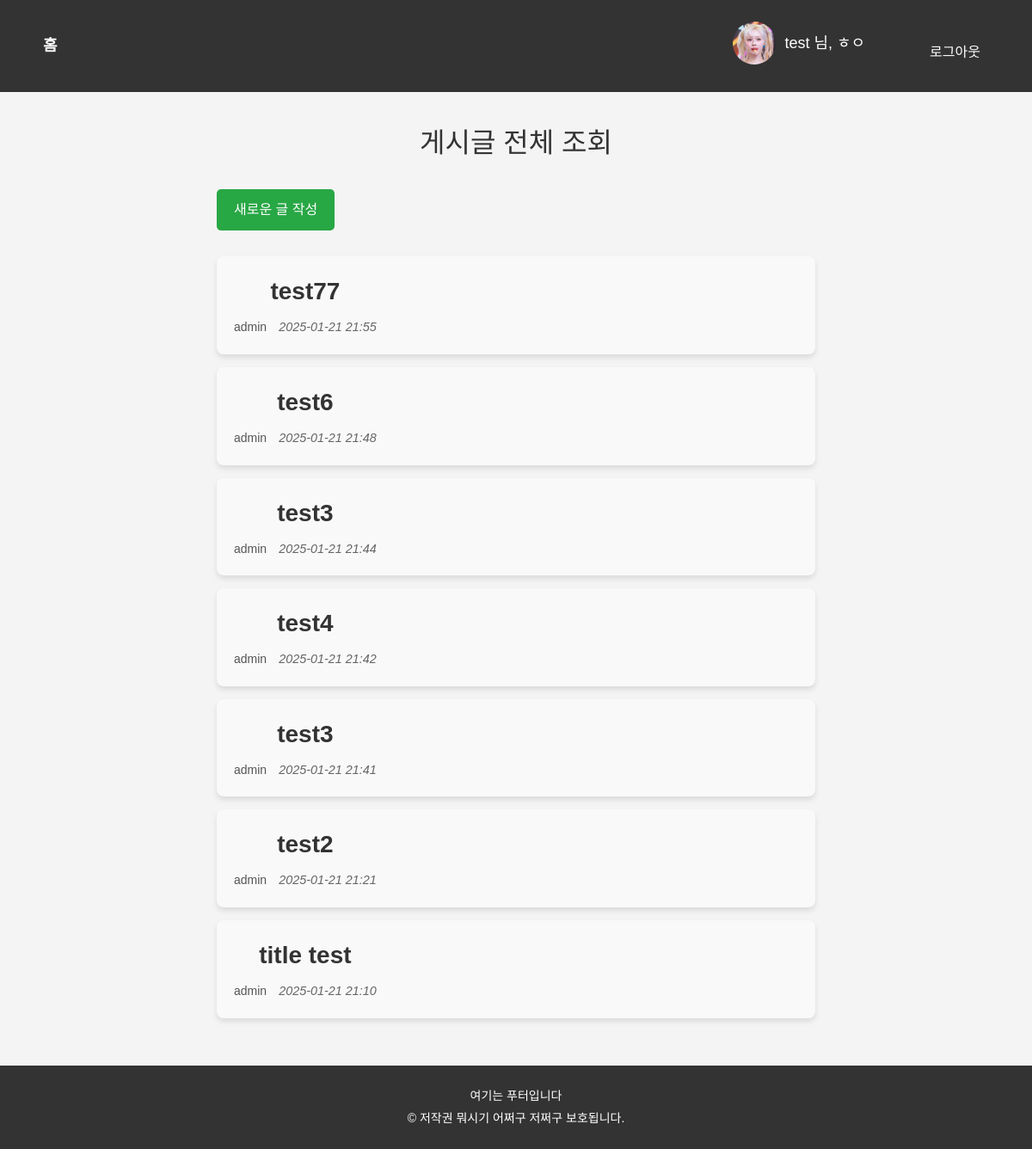
Screenshot of /posts/ (signed in) with the database file from the repository.
### users/models.py (models this page shows)
class User(AbstractUser):
    image = models.ImageField(upload_to="images/", blank=True, default="images/기본프로필.jpg")
    bio = models.TextField(max_length=150, blank=True, default="")

### posts/models.py (models this page shows, shortened)
class Post(models.Model):
    title = models.CharField(max_length=50)
    content = models.TextField()
    author = models.ForeignKey(settings.AUTH_USER_MODEL, on_delete=models.CASCADE, related_name="post_list")
    created_at = models.DateTimeField(auto_now_add=True)
    updated_at = models.DateTimeField(auto_now=True)
    like_users = models.ManyToManyField(settings.AUTH_USER_MODEL, related_name="like_posts")

### posts/views.py (the view)
# urls.py: path("", views.post_list, name="post_list"),
def post_list(request):
    posts = Post.objects.all().order_by("-pk")
    context = {
        "posts": posts
    }
    return render(request, "posts/post_list.html", context)

### posts/templates/posts/post_list.html
{% extends "base.html" %}
{% block content %}
    <div class="container">
        <h1 class="page-title">게시글 전체 조회</h1>
        {% if request.user.is_authenticated %}
            <a href="{% url "posts:post_create" %}" class="create-btn">
                <button>새로운 글 작성</button>
            </a>
        {% else %}
            <a href="{% url "users:login" %}" class="login-btn">
                로그인하고 글 작성하기
            </a>
        {% endif %}
        <div class="posts-list">
            {% for post in posts %}
                <a href="{% url 'posts:post_detail' post.pk %}" class="post-card">
                    <div class="post-card-body">
                        <div class="post-info">
                            <p class="post-title">{{ post.title }}</p>
                            <div class="post-meta">
                                <span class="post-author">{{ post.author.username }}</span>
                                <span class="post-date">{{ post.created_at|date:"Y-m-d H:i" }}</span>
                            </div>
                        </div>
                    </div>
                </a>
            {% endfor %}
        </div>
    </div>
{% endblock content %}

### templates/base.html (shortened to what this page needs)
{% load static %}
<!DOCTYPE html>
<html lang="en">
<head>
    <link href="https://cdn.jsdelivr.net/npm/bootstrap@5.3.3/dist/css/bootstrap.min.css" rel="stylesheet">
    <link rel="stylesheet" href="{% static "css/style.css" %}">
</head>
<body>
    <div class="navbar">
        <a href="{% url 'index' %}" class="home-btn">홈</a>
        <div class="navbar-right">
            {% if request.user.is_authenticated %}
                <a href="{% url 'users:profile' %}">
                    <span class="user-greeting">
                        <img src="{% if request.user.image %}{{ request.user.image.url }}{% else %}{% static 'images/기본프로필.jpg' %}{% endif %}" alt="프로필 사진" class="profile-img">
                        {{ request.user.username }} 님, ㅎㅇ
                    </span>
                </a>
                <form action="{% url 'users:logout' %}" method="POST" class="logout-form">
                    <button type="submit" class="logout-btn">로그아웃</button>
                </form>
            {% else %}
                <a href="{% url 'users:login' %}" class="login-btn">로그인</a>
                <a href="{% url 'users:signup' %}" class="signup-btn">회원가입</a>
            {% endif %}
        </div>
    </div>
    <div class="container">
        {% block content %}
        {% endblock content %}
    </div>
    <footer>
        <div class="footer-content">
            <p>여기는 푸터입니다</p>
            <p>&copy; 저작권 뭐시기 어쩌구 저쩌구 보호됩니다.</p>
        </div>
    </footer>
</body>
</html>

### static/css/style.css (style rules this page uses)
body { font-family: 'Arial', sans-serif; margin: 0; padding: 0; background-color: #f4f4f4; min-height: 100vh; display: flex; flex-direction: column; }
.navbar { background-color: #333; padding: 15px 30px; display: flex; justify-content: space-between; align-items: center; }
.navbar .home-btn { color: white; text-decoration: none; font-size: 18px; font-weight: bold; margin-right: 20px; padding: 10px 20px; border-radius: 25px; background-color: transparent; transition: background-color 0.3s ease, transform 0.3s ease; }
.navbar .navbar-right { display: flex; align-items: center; }
.navbar .navbar-right a, .navbar .navbar-right button { background-color: transparent; border: none; color: white; font-size: 16px; margin-left: 15px; cursor: pointer; padding: 10px 20px; border-radius: 25px; transition: background-color 0.3s ease, transform 0.3s ease; }
.navbar .user-greeting { color: white; font-size: 18px; margin-right: 20px; }
.logout-btn { background-color: #e74c3c; color: white; padding: 10px 20px; border-radius: 25px; transition: background-color 0.3s ease; }
.container { padding: 20px; flex: 1; }
footer { background-color: #333; color: white; text-align: center; padding: 20px; margin-top: auto; }
footer .footer-content p { margin: 5px 0; font-size: 14px; }
.profile-img { width: 50px; height: 50px; border-radius: 50%; margin-right: 10px; vertical-align: middle; }
a { text-decoration: none; }
.user-greeting { display: inline-flex; align-items: center; }
.container { width: 80%; margin: 0 auto; padding: 20px; font-family: Arial, sans-serif; }
.page-title { text-align: center; font-size: 2rem; color: #333; margin-bottom: 20px; }
button { padding: 10px 20px; font-size: 1rem; background-color: #007bff; color: white; border: none; border-radius: 5px; cursor: pointer; transition: background-color 0.3s; }
.create-btn button { background-color: #28a745; }
.posts-list { margin-top: 30px; }
.post-card { display: block; background-color: #f9f9f9; padding: 20px; margin: 15px 0; border-radius: 8px; box-shadow: 0 4px 6px rgba(0, 0, 0, 0.1); text-decoration: none; color: #333; transition: transform 0.3s, box-shadow 0.3s; }
.post-card-body { display: flex; justify-content: space-between; align-items: center; }
.post-title { font-size: 1.2rem; font-weight: bold; color: #333; }
.post-meta { text-align: right; font-size: 0.9rem; color: #666; }
.post-author { margin-right: 10px; }
.post-date { font-style: italic; }
.post-title { font-size: 2rem; color: #333; margin-bottom: 20px; }
.post-author { font-size: 1.2rem; color: #555; margin-bottom: 10px; }
button { padding: 10px 20px; font-size: 1rem; border: none; cursor: pointer; border-radius: 5px; transition: background-color 0.3s, transform 0.3s; margin-right: 10px; }
button { padding: 10px 20px; font-size: 1rem; border: none; cursor: pointer; border-radius: 5px; transition: background-color 0.3s, transform 0.3s; margin-top: 15px; }
button { padding: 12px 20px; font-size: 1rem; border: none; cursor: pointer; border-radius: 5px; transition: background-color 0.3s, transform 0.3s; }
.post-title { font-size: 28px; margin-bottom: 10px; text-align: center; }
.post-author { font-size: 14px; color: #555; margin-bottom: 15px; }

### rows the page displays
User: image (picture), user.username "test"
Post: title "test77", author.username "admin", created_at "2025-01-21 21:55"
Post: title "test6", author.username "admin", created_at "2025-01-21 21:48"
Post: title "test3", author.username "admin", created_at "2025-01-21 21:44"
Post: title "test4", author.username "admin", created_at "2025-01-21 21:42"
Post: title "test3", author.username "admin", created_at "2025-01-21 21:41"
Post: title "test2", author.username "admin", created_at "2025-01-21 21:21"
Post: title "title test", author.username "admin", created_at "2025-01-21 21:10"
